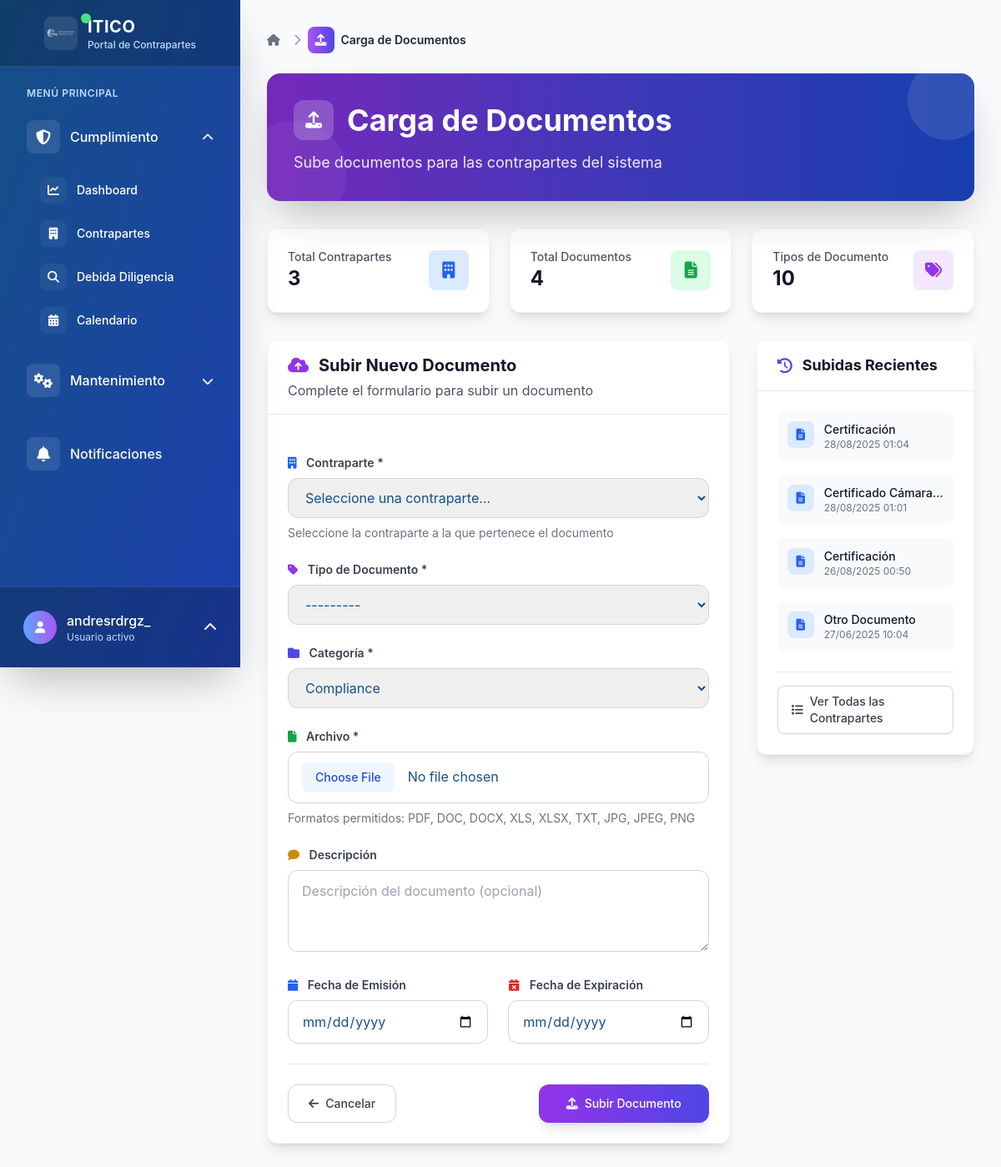
The app's page /contrapartes/carga-documentos/ (signed in), older data.
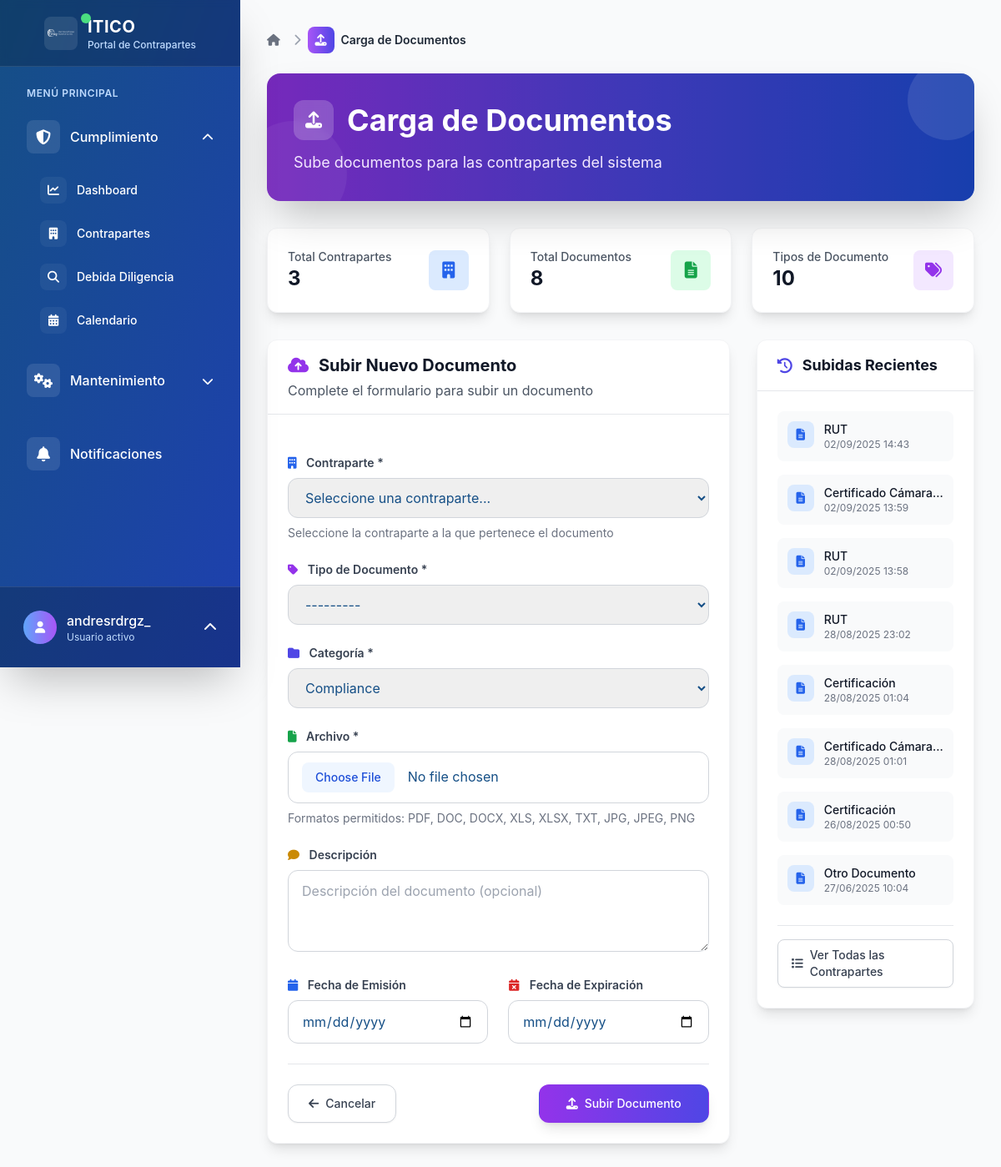
The same page, newer data.
### contrapartes/models.py (models this page shows, shortened)
class Documento(models.Model):
    CATEGORIAS = [
        ('compliance', 'Compliance'),
        ('general_financial', 'General and Financial Information'),
        ('opportunities', 'Opportunities'),
        ('info_requested', 'Information Requested from ITICO'),
    ]
    contraparte = models.ForeignKey(
        Contraparte,
        on_delete=models.CASCADE,
        related_name='documentos',
        verbose_name="Contraparte"
    )
    descripcion = models.TextField(
        blank=True,
        null=True,
        verbose_name="Descripción"
    )
    tipo = models.ForeignKey(
        TipoDocumento,
        on_delete=models.PROTECT,
        related_name='documentos',
        verbose_name="Tipo de documento",
        limit_choices_to={'activo': True},
        help_text="Tipo de documento"
    )
    categoria = models.CharField(
        max_length=20,
        choices=CATEGORIAS,
        default='compliance',
        verbose_name="Categoría",
        help_text="Categoría del documento"
    )
    archivo = models.FileField(
        upload_to=documento_upload_path,
        validators=[FileExtensionValidator(
            allowed_extensions=['pdf', 'doc', 'docx', 'xls', 'xlsx', 'txt', 'jpg', 'jpeg', 'png']
        )],
        verbose_name="Archivo"
    )
    fecha_emision = models.DateField(
        null=True,
        blank=True,
        verbose_name="Fecha de emisión",
        help_text="Fecha en que fue emitido el documento"
    )
    fecha_expiracion = models.DateField(
        null=True,
        blank=True,
        verbose_name="Fecha de expiración",
        help_text="Fecha en que expira la validez del documento"
    )
    subido_por = models.ForeignKey(
        User,
        on_delete=models.PROTECT,
        related_name='documentos_subidos',
        verbose_name="Subido por"
    )
    fecha_subida = models.DateTimeField(
        auto_now_add=True,
        verbose_name="Fecha de subida"
    )
    fecha_actualizacion = models.DateTimeField(
        auto_now=True,
        verbose_name="Última actualización"
    )
    activo = models.BooleanField(
        default=True,
        verbose_name="Activo"
    )
    class Meta:
        verbose_name = "Documento"
        verbose_name_plural = "Documentos"
        ordering = ['-fecha_subida']
    class Meta:
        verbose_name = "Documento"
        verbose_name_plural = "Documentos"
        ordering = ['-fecha_subida']

class TipoDocumento(models.Model):
    codigo = models.CharField(
        max_length=20,
        unique=True,
        verbose_name="Código",
        help_text="Código único para identificar el tipo (ej: dd, contrato, etc.)"
    )
    nombre = models.CharField(
        max_length=100,
        verbose_name="Nombre",
        help_text="Nombre descriptivo del tipo de documento"
    )
    descripcion = models.TextField(
        blank=True,
        null=True,
        verbose_name="Descripción",
        help_text="Descripción detallada del tipo de documento"
    )
    requiere_expiracion = models.BooleanField(
        default=False,
        verbose_name="Requiere fecha de expiración",
        help_text="Indica si este tipo de documento requiere fecha de expiración"
    )
    activo = models.BooleanField(
        default=True,
        verbose_name="Activo",
        help_text="Indica si este tipo está disponible para nuevos documentos"
    )
    creado_por = models.ForeignKey(
        User,
        on_delete=models.PROTECT,
        related_name='tipos_documento_creados',
        verbose_name="Creado por"
    )
    fecha_creacion = models.DateTimeField(auto_now_add=True, verbose_name="Fecha de creación")
    fecha_actualizacion = models.DateTimeField(auto_now=True, verbose_name="Última actualización")
    class Meta:
        verbose_name = "Tipo de Documento"
        verbose_name_plural = "Tipos de Documento"
        ordering = ['nombre']
    def __str__(self):
        return self.nombre

### contrapartes/views.py (the view, shortened to what this page needs)
# urls.py: path('carga-documentos/', views.CargaDocumentosView.as_view(), name='carga_documentos'),
class CargaDocumentosView(LoginRequiredMixin, CreateView):
    model = Documento
    form_class = CargaDocumentoForm
    template_name = 'contrapartes/carga_documentos.html'
    def get_context_data(self, **kwargs):
        context = super().get_context_data(**kwargs)
        context['stats'] = {
            'total_contrapartes': Contraparte.objects.count(),
            'total_documentos': Documento.objects.filter(activo=True).count(),
            'tipos_documento': TipoDocumento.objects.filter(activo=True).count(),
        }
        context['recent_uploads'] = Documento.objects.filter(
            activo=True
        ).select_related(
            'contraparte', 'tipo', 'subido_por'
        ).order_by('-fecha_subida')[:10]
        return context

### contrapartes/models.py (called while the page is built)
    def __str__(self):
        return f"{self.nombre} ({self.tipo.nombre})"

### templates/contrapartes/carga_documentos.html (shortened to what the changed rows need)
{% extends 'base.html' %}
{% block content %}
<div class="mb-8">
    <div class="bg-gradient-to-r from-purple-600 via-indigo-600 to-blue-700 rounded-2xl p-8 text-white shadow-2xl relative overflow-hidden">
        <div class="relative z-10">
            <h1 class="text-3xl lg:text-4xl font-bold mb-3 flex items-center text-white">
                <div class="w-12 h-12 rounded-xl bg-white bg-opacity-20 flex items-center justify-center mr-4 backdrop-blur-sm">
                    <i class="fas fa-upload text-xl text-white"></i>
                </div>
                Carga de Documentos
            </h1>
        </div>
    </div>
</div>
<div class="grid grid-cols-1 md:grid-cols-3 gap-6 mb-8">
    <div class="bg-white rounded-xl shadow-lg p-6 border border-gray-100 hover:shadow-xl transition-shadow duration-300">
        <div class="flex items-center justify-between">
            <div>
                <p class="text-sm font-medium text-gray-600">Total Documentos</p>
                <p class="text-2xl font-bold text-gray-900">{{ stats.total_documentos }}</p>
            </div>
        </div>
    </div>
</div>
<div class="grid grid-cols-1 lg:grid-cols-3 gap-8">
    <div class="lg:col-span-2">
        <div class="bg-white rounded-xl shadow-lg border border-gray-100">
            <div class="px-6 py-4 border-b border-gray-200">
                <h2 class="text-xl font-bold text-gray-900 flex items-center">
                    <i class="fas fa-cloud-upload-alt text-purple-600 mr-3"></i>
                    Subir Nuevo Documento
                </h2>
            </div>
        </div>
    </div>
    <div class="lg:col-span-1">
        <div class="bg-white rounded-xl shadow-lg border border-gray-100">
            <div class="p-6">
                {% if recent_uploads %}
                    <div class="space-y-4">
                        {% for documento in recent_uploads %}
                            <div class="flex items-start space-x-3 p-3 rounded-lg bg-gray-50 hover:bg-gray-100 transition-colors duration-200">
                                <div class="flex-shrink-0">
                                    <div class="w-8 h-8 rounded-lg bg-blue-100 flex items-center justify-center">
                                        <i class="fas fa-file-alt text-blue-600 text-sm"></i>
                                    </div>
                                </div>
                                <div class="min-w-0 flex-1">
                                    <p class="text-sm font-medium text-gray-900 truncate">
                                        {{ documento.tipo.nombre }}
                                    </p>
                                    <p class="text-xs text-gray-500">
                                        {{ documento.fecha_subida|date:"d/m/Y H:i" }}
                                    </p>
                                </div>
                            </div>
                        {% endfor %}
                    </div>
                {% endif %}
            </div>
        </div>
    </div>
</div>
{% endblock %}

Row changes from the older to the newer data that the page shows:
added Documento: tipo.nombre "RUT", fecha_subida "02/09/2025 14:43"
added Documento: tipo.nombre "Certificado Cámara…", fecha_subida "02/09/2025 13:59"
added Documento: tipo.nombre "RUT", fecha_subida "02/09/2025 13:58"
added Documento: tipo.nombre "RUT", fecha_subida "28/08/2025 23:02"
Text that changed along with them:
{{ stats.total_documentos }}: "4" → "8"
